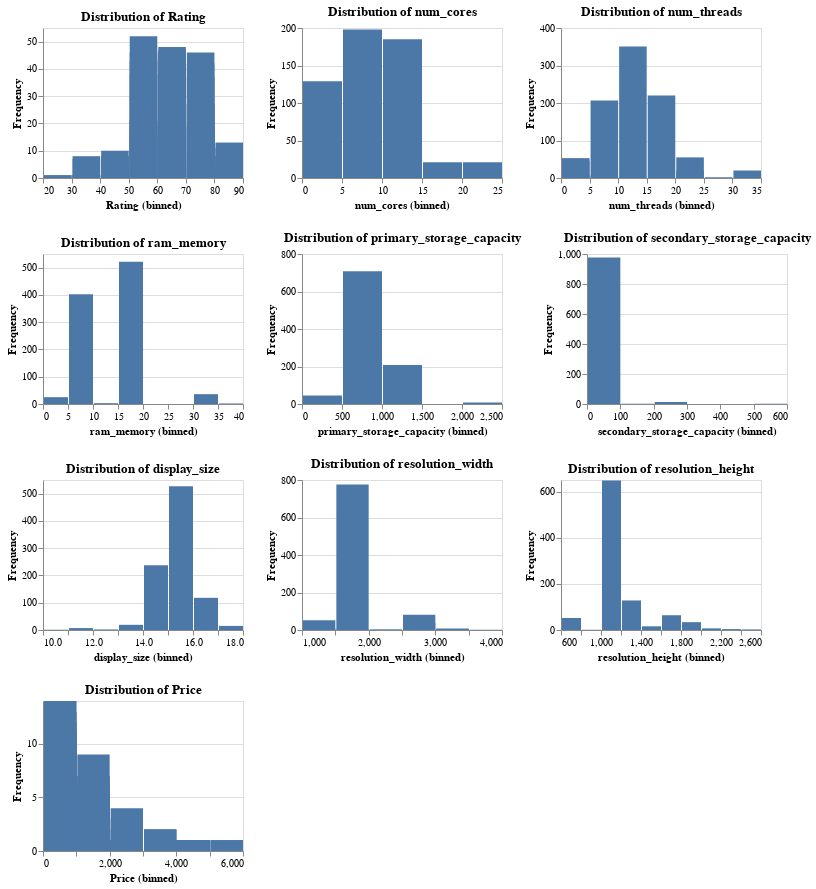

The notebook cell this image was saved under:
### Code cell
import altair as alt

# Create a list of columns for which we want to create histograms
columns = ['Rating', 'num_cores', 'num_threads', 'ram_memory', 
           'primary_storage_capacity', 'secondary_storage_capacity', 
           'display_size', 'resolution_width', 'resolution_height', 'Price']

# Create a chart for each column and store them in a list
charts = [
    alt.Chart(df).mark_bar().encode(
        x=alt.X(f'{col}:Q', bin=True),  # Q for quantitative data
        y=alt.Y('count()', title='Frequency'),
        tooltip=[alt.Tooltip(f'{col}:Q', title=col)]
    ).properties(
        title=f'Distribution of {col}',
        width=200,
        height=150
    )
    for col in columns
]

# Combine charts into a grid layout
chart_grid = alt.vconcat(*[
    alt.hconcat(*charts[i:i+3])  # 3 charts per row
    for i in range(0, len(charts), 3)
])

# Display the grid
chart_grid

### Figure 1 — Vega-Lite specification as saved in the notebook (floating-point values rounded to 4 significant figures; data arrays with more than 128 entries replaced by an {"elided": "..."} marker saying what was removed)
{"config": {"view": {"continuousWidth": 300, "continuousHeight": 300}}, "vconcat": [{"hconcat": [{"mark": {"type": "bar"}, "encoding": {"tooltip": [{"field": "Rating", "title": "Rating", "type": "quantitative"}], "x": {"bin": true, "field": "Rating", "type": "quantitative"}, "y": {"aggregate": "count", "title": "Frequency", "type": "quantitative"}}, "height": 150, "title": "Distribution of Rating", "width": 200}, {"mark": {"type": "bar"}, "encoding": {"tooltip": [{"field": "num_cores", "title": "num_cores", "type": "quantitative"}], "x": {"bin": true, "field": "num_cores", "type": "quantitative"}, "y": {"aggregate": "count", "title": "Frequency", "type": "quantitative"}}, "height": 150, "title": "Distribution of num_cores", "width": 200}, {"mark": {"type": "bar"}, "encoding": {"tooltip": [{"field": "num_threads", "title": "num_threads", "type": "quantitative"}], "x": {"bin": true, "field": "num_threads", "type": "quantitative"}, "y": {"aggregate": "count", "title": "Frequency", "type": "quantitative"}}, "height": 150, "title": "Distribution of num_threads", "width": 200}]}, {"hconcat": [{"mark": {"type": "bar"}, "encoding": {"tooltip": [{"field": "ram_memory", "title": "ram_memory", "type": "quantitative"}], "x": {"bin": true, "field": "ram_memory", "type": "quantitative"}, "y": {"aggregate": "count", "title": "Frequency", "type": "quantitative"}}, "height": 150, "title": "Distribution of ram_memory", "width": 200}, {"mark": {"type": "bar"}, "encoding": {"tooltip": [{"field": "primary_storage_capacity", "title": "primary_storage_capacity", "type": "quantitative"}], "x": {"bin": true, "field": "primary_storage_capacity", "type": "quantitative"}, "y": {"aggregate": "count", "title": "Frequency", "type": "quantitative"}}, "height": 150, "title": "Distribution of primary_storage_capacity", "width": 200}, {"mark": {"type": "bar"}, "encoding": {"tooltip": [{"field": "secondary_storage_capacity", "title": "secondary_storage_capacity", "type": "quantitative"}], "x": {"bin": true, "field": "secondary_storage_capacity", "type": "quantitative"}, "y": {"aggregate": "count", "title": "Frequency", "type": "quantitative"}}, "height": 150, "title": "Distribution of secondary_storage_capacity", "width": 200}]}, {"hconcat": [{"mark": {"type": "bar"}, "encoding": {"tooltip": [{"field": "display_size", "title": "display_size", "type": "quantitative"}], "x": {"bin": true, "field": "display_size", "type": "quantitative"}, "y": {"aggregate": "count", "title": "Frequency", "type": "quantitative"}}, "height": 150, "title": "Distribution of display_size", "width": 200}, {"mark": {"type": "bar"}, "encoding": {"tooltip": [{"field": "resolution_width", "title": "resolution_width", "type": "quantitative"}], "x": {"bin": true, "field": "resolution_width", "type": "quantitative"}, "y": {"aggregate": "count", "title": "Frequency", "type": "quantitative"}}, "height": 150, "title": "Distribution of resolution_width", "width": 200}, {"mark": {"type": "bar"}, "encoding": {"tooltip": [{"field": "resolution_height", "title": "resolution_height", "type": "quantitative"}], "x": {"bin": true, "field": "resolution_height", "type": "quantitative"}, "y": {"aggregate": "count", "title": "Frequency", "type": "quantitative"}}, "height": 150, "title": "Distribution of resolution_height", "width": 200}]}, {"hconcat": [{"mark": {"type": "bar"}, "encoding": {"tooltip": [{"field": "Price", "title": "Price", "type": "quantitative"}], "x": {"bin": true, "field": "Price", "type": "quantitative"}, "y": {"aggregate": "count", "title": "Frequency", "type": "quantitative"}}, "height": 150, "title": "Distribution of Price", "width": 200}]}], "data": {"name": "data-df7cd1ce04371c9aff8a92be401fa33c"}, "$schema": "https://vega.github.io/schema/vega-lite/v5.16.3.json", "datasets": {"data-df7cd1ce04371c9aff8a92be401fa33c": {"elided": "991 records"}}}
